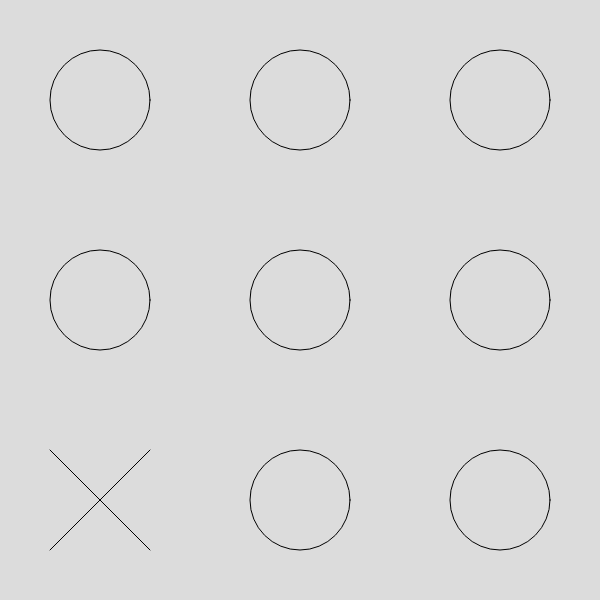
Frame 1 (no input)
Frame 60 (no input): identical to frame 1, image omitted
Frame 120 (the mouse pressed at the canvas centre since frame 60): identical to frame 1, image omitted

The p5.js sketch that drew this single still picture (run headless with seeded random() and noise() and a simulated clock; from frame 60 on, the mouse is pressed at the canvas centre):

// p5.js sketch
// ── sketch.js
let board = [
  ['x','x','o'],
  ['x','x','x'],
  ['x','x','x']
];

let player1 = 'X';
let player2 = 'O';

function setup(){
  createCanvas(600,600);
}
function draw(){
  background(220);
  let w = width/3;
  let h = height/3;
  
  for(let i = 0; i<3;i++){
             //console.log('now');

    for(let j=0;j<3;j++){

      let x = w*i + w/2;
      let y = h*j + h/2;
      let spot = board[i][j];
       if (spot == 'x') {
        noFill();
        ellipse(x, y, w / 2);
      } else if (spot == 'o') {
        let xr = w / 4;
        line(x - xr, y - xr, x + xr, y + xr);
        line(x + xr, y - xr, x - xr, y + xr);
      }
    }
  }
}
